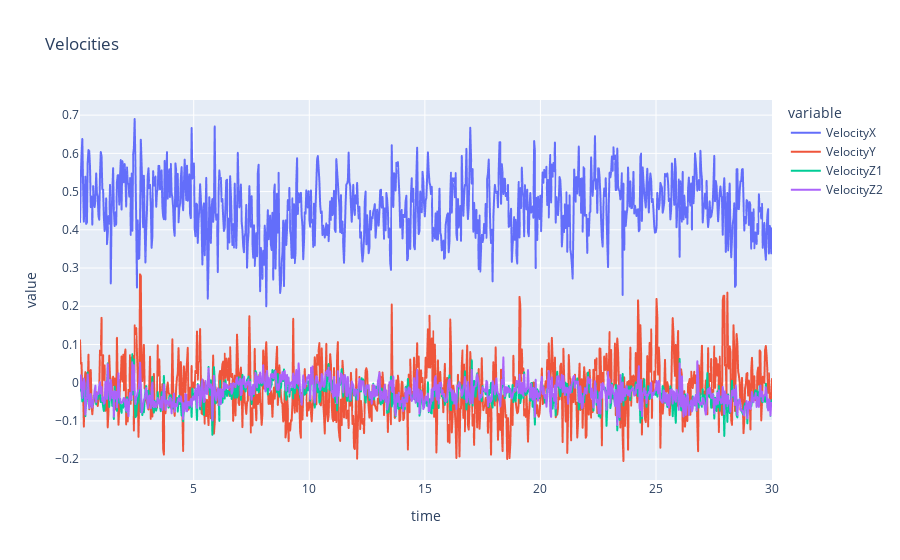
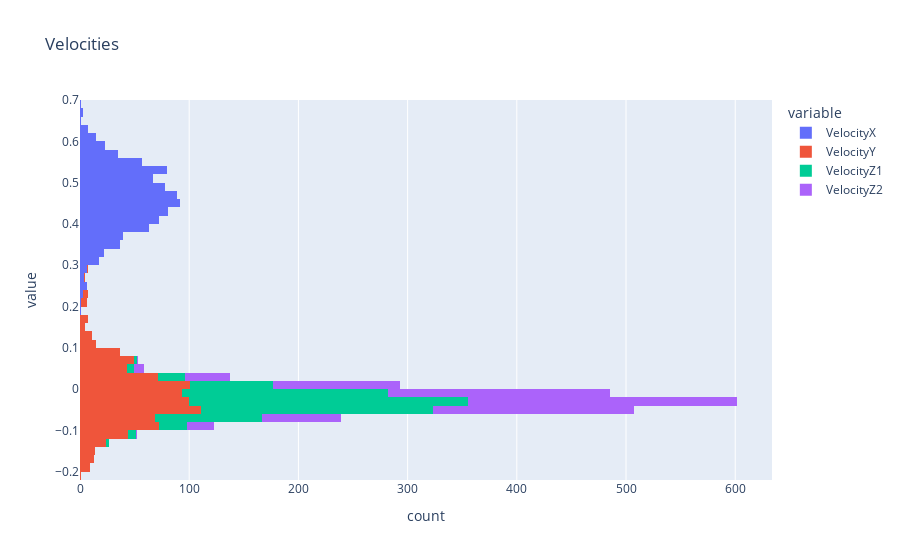

Notebook source saved alongside these figures, in order:
### Code cell
import plotly.express as px
fig = px.line(prof, x="time", y=["VelocityX","VelocityY","VelocityZ1","VelocityZ2"], title='Velocities')
fig.show()
fig = px.histogram(prof, y=["VelocityX","VelocityY","VelocityZ1","VelocityZ2"],title='Velocities')
fig.show()

### Figure 1 — Plotly figure (JSON) as saved in the notebook; plotly's stock layout.template omitted (floating-point values rounded to 4 significant figures; data arrays with more than 128 entries replaced by an {"elided": "..."} marker saying what was removed)
{"data": [{"hovertemplate": "variable=VelocityX<br>time=%{x}<br>value=%{y}<extra></extra>", "legendgroup": "VelocityX", "line": {"color": "#636efa", "dash": "solid"}, "marker": {"symbol": "circle"}, "mode": "lines", "name": "VelocityX", "showlegend": true, "type": "scattergl", "x": {"elided": "900 float values"}, "xaxis": "x", "y": {"elided": "900 float values"}, "yaxis": "y"}, {"hovertemplate": "variable=VelocityY<br>time=%{x}<br>value=%{y}<extra></extra>", "legendgroup": "VelocityY", "line": {"color": "#EF553B", "dash": "solid"}, "marker": {"symbol": "circle"}, "mode": "lines", "name": "VelocityY", "showlegend": true, "type": "scattergl", "x": {"elided": "900 float values"}, "xaxis": "x", "y": {"elided": "900 float values"}, "yaxis": "y"}, {"hovertemplate": "variable=VelocityZ1<br>time=%{x}<br>value=%{y}<extra></extra>", "legendgroup": "VelocityZ1", "line": {"color": "#00cc96", "dash": "solid"}, "marker": {"symbol": "circle"}, "mode": "lines", "name": "VelocityZ1", "showlegend": true, "type": "scattergl", "x": {"elided": "900 float values"}, "xaxis": "x", "y": {"elided": "900 float values"}, "yaxis": "y"}, {"hovertemplate": "variable=VelocityZ2<br>time=%{x}<br>value=%{y}<extra></extra>", "legendgroup": "VelocityZ2", "line": {"color": "#ab63fa", "dash": "solid"}, "marker": {"symbol": "circle"}, "mode": "lines", "name": "VelocityZ2", "showlegend": true, "type": "scattergl", "x": {"elided": "900 float values"}, "xaxis": "x", "y": {"elided": "900 float values"}, "yaxis": "y"}], "layout": {"legend": {"title": {"text": "variable"}, "tracegroupgap": 0}, "title": {"text": "Velocities"}, "xaxis": {"anchor": "y", "domain": [0, 1], "title": {"text": "time"}}, "yaxis": {"anchor": "x", "domain": [0, 1], "title": {"text": "value"}}}}

### Figure 2 — Plotly figure (JSON) as saved in the notebook; plotly's stock layout.template omitted (floating-point values rounded to 4 significant figures; data arrays with more than 128 entries replaced by an {"elided": "..."} marker saying what was removed)
{"data": [{"alignmentgroup": "True", "bingroup": "y", "hovertemplate": "variable=VelocityX<br>count=%{x}<br>value=%{y}<extra></extra>", "legendgroup": "VelocityX", "marker": {"color": "#636efa", "pattern": {"shape": ""}}, "name": "VelocityX", "offsetgroup": "VelocityX", "orientation": "h", "showlegend": true, "type": "histogram", "xaxis": "x", "y": {"elided": "900 float values"}, "yaxis": "y"}, {"alignmentgroup": "True", "bingroup": "y", "hovertemplate": "variable=VelocityY<br>count=%{x}<br>value=%{y}<extra></extra>", "legendgroup": "VelocityY", "marker": {"color": "#EF553B", "pattern": {"shape": ""}}, "name": "VelocityY", "offsetgroup": "VelocityY", "orientation": "h", "showlegend": true, "type": "histogram", "xaxis": "x", "y": {"elided": "900 float values"}, "yaxis": "y"}, {"alignmentgroup": "True", "bingroup": "y", "hovertemplate": "variable=VelocityZ1<br>count=%{x}<br>value=%{y}<extra></extra>", "legendgroup": "VelocityZ1", "marker": {"color": "#00cc96", "pattern": {"shape": ""}}, "name": "VelocityZ1", "offsetgroup": "VelocityZ1", "orientation": "h", "showlegend": true, "type": "histogram", "xaxis": "x", "y": {"elided": "900 float values"}, "yaxis": "y"}, {"alignmentgroup": "True", "bingroup": "y", "hovertemplate": "variable=VelocityZ2<br>count=%{x}<br>value=%{y}<extra></extra>", "legendgroup": "VelocityZ2", "marker": {"color": "#ab63fa", "pattern": {"shape": ""}}, "name": "VelocityZ2", "offsetgroup": "VelocityZ2", "orientation": "h", "showlegend": true, "type": "histogram", "xaxis": "x", "y": {"elided": "900 float values"}, "yaxis": "y"}], "layout": {"barmode": "relative", "legend": {"title": {"text": "variable"}, "tracegroupgap": 0}, "title": {"text": "Velocities"}, "xaxis": {"anchor": "y", "domain": [0, 1], "title": {"text": "count"}}, "yaxis": {"anchor": "x", "domain": [0, 1], "title": {"text": "value"}}}}
